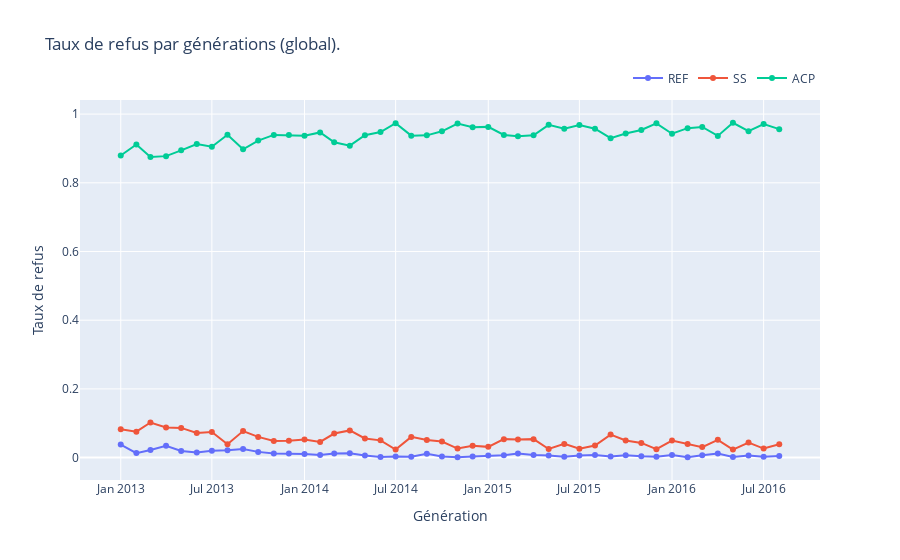

Notebook code for this chart:
### Markdown cell above
## Refusal Rate

### Code cell
rate = df[['Gen_Demande','Decision_Finale','Entite']]
rate = pd.DataFrame(rate.value_counts().reset_index().rename(columns={0 : 'Nbr'}))
rate = rate.groupby(['Gen_Demande','Decision_Finale']).sum().reset_index()
rate = rate.pivot(index='Gen_Demande', columns='Decision_Finale', values='count').reset_index()

fig = go.Figure()
fig.add_trace(go.Scatter(x=rate["Gen_Demande"], y=rate['REF']/(rate['ACP']+rate['SS']+rate['REF']),
                    mode='lines+markers',
                   name='REF'))
fig.add_trace(go.Scatter(x=rate["Gen_Demande"], y=rate['SS']/(rate['ACP']+rate['SS']+rate['REF']),
                    mode='lines+markers',
                    name='SS'))
fig.add_trace(go.Scatter(x=rate["Gen_Demande"], y=rate['ACP']/(rate['ACP']+rate['SS']+rate['REF']),
                    mode='lines+markers',
                    name='ACP'))
fig.update_layout(
    title="Taux de refus par générations (global).",
    bargap=0.15,
    legend=dict(orientation="h", yanchor="bottom", y=1.02, xanchor="right", x=1)
)
fig.update_yaxes(title='Taux de refus')
fig.update_xaxes(title='Génération')
